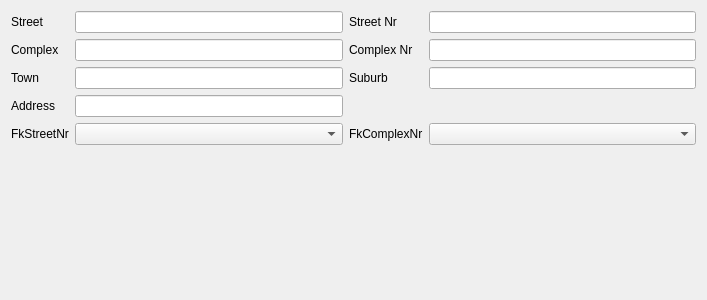
<?xml version="1.0" encoding="UTF-8"?>
<ui version="4.0">
 <class>Form</class>
 <widget class="QWidget" name="Form">
  <property name="geometry">
   <rect>
    <x>0</x>
    <y>0</y>
    <width>707</width>
    <height>300</height>
   </rect>
  </property>
  <property name="windowTitle">
   <string>Form</string>
  </property>
  <layout class="QGridLayout" name="gridLayout">
   <item row="0" column="0">
    <widget class="QLabel" name="label">
     <property name="text">
      <string>Street</string>
     </property>
    </widget>
   </item>
   <item row="0" column="1">
    <widget class="QLineEdit" name="txtStreet"/>
   </item>
   <item row="0" column="2">
    <widget class="QLabel" name="label_2">
     <property name="text">
      <string>Street Nr</string>
     </property>
    </widget>
   </item>
   <item row="0" column="3">
    <widget class="QLineEdit" name="txtStreetNr"/>
   </item>
   <item row="1" column="0">
    <widget class="QLabel" name="label_3">
     <property name="text">
      <string>Complex</string>
     </property>
    </widget>
   </item>
   <item row="1" column="1">
    <widget class="QLineEdit" name="txtComplex"/>
   </item>
   <item row="1" column="2">
    <widget class="QLabel" name="label_4">
     <property name="text">
      <string>Complex Nr</string>
     </property>
    </widget>
   </item>
   <item row="1" column="3">
    <widget class="QLineEdit" name="txtComplexNr"/>
   </item>
   <item row="2" column="0">
    <widget class="QLabel" name="label_6">
     <property name="text">
      <string>Town</string>
     </property>
    </widget>
   </item>
   <item row="2" column="1">
    <widget class="QLineEdit" name="txtTown"/>
   </item>
   <item row="2" column="2">
    <widget class="QLabel" name="label_7">
     <property name="text">
      <string>Suburb</string>
     </property>
    </widget>
   </item>
   <item row="2" column="3">
    <widget class="QLineEdit" name="txtSuburb"/>
   </item>
   <item row="3" column="0">
    <widget class="QLabel" name="label_5">
     <property name="text">
      <string>Address</string>
     </property>
    </widget>
   </item>
   <item row="3" column="1">
    <widget class="QLineEdit" name="txtAddress"/>
   </item>
   <item row="4" column="0">
    <widget class="QLabel" name="label_8">
     <property name="text">
      <string>FkStreetNr</string>
     </property>
    </widget>
   </item>
   <item row="4" column="1">
    <widget class="QComboBox" name="cmbStreetNr"/>
   </item>
   <item row="4" column="2">
    <widget class="QLabel" name="label_9">
     <property name="text">
      <string>FkComplexNr</string>
     </property>
    </widget>
   </item>
   <item row="4" column="3">
    <widget class="QComboBox" name="cmbComplexNr"/>
   </item>
   <item row="5" column="1">
    <spacer name="verticalSpacer">
     <property name="orientation">
      <enum>Qt::Vertical</enum>
     </property>
     <property name="sizeHint" stdset="0">
      <size>
       <width>20</width>
       <height>130</height>
      </size>
     </property>
    </spacer>
   </item>
  </layout>
 </widget>
 <resources/>
 <connections/>
</ui>
